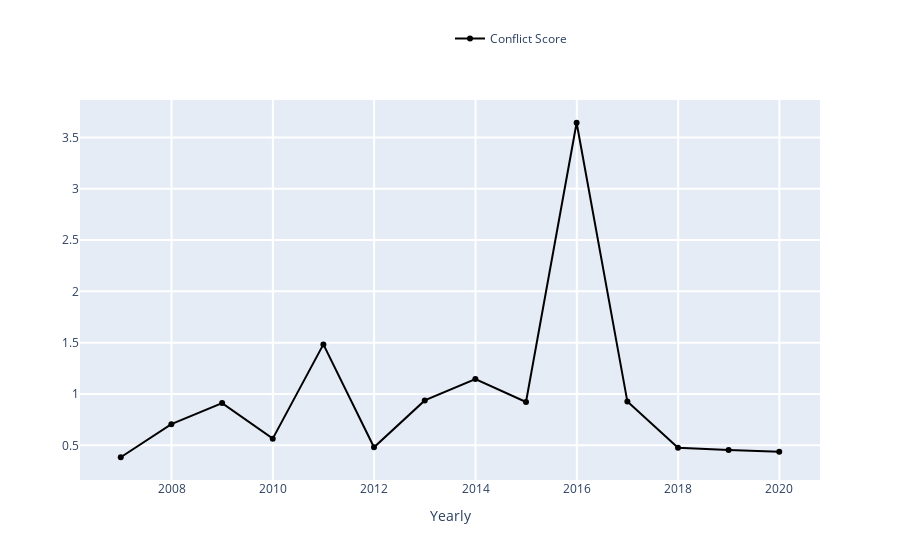

The cell this chart's notebook holds for it:
### Markdown cell above
### <span style="color:green"> TRY YOURSELF! THIS IS WHAT WILL HAPPEN WHEN YOU CLICK 'Show Page Conflict' BUTTON </span>

### Code cell
### ----------------------------------------------------------------------------------- ###
### TRY YOURSELF! THIS IS WHAT WILL HAPPEN WHEN YOU CLICK 'Show Page Conflict' BUTTON   ###
### ----------------------------------------------------------------------------------- ###

## This is the page you used ##
print('The page that is being used:', the_page['title'])

## Continue to use our data from A.2; calculate the Conflict Score definded as above ##
conflict_sc = total_actions.conflict.sum() / total_actions.elegibles.sum()
print('Page conflict score is:', conflict_sc)

## visualization, core visual code lies in ConflictsListener, then the interact function    ##
## make it interactive, mode details see:                                                   ##
## https://github.com/gesiscss/wikiwho_demo/blob/master/visualization/conflicts_listener.py ##

# First check whether the page conflict score is zero
if conflict_sc != 0:
    # Define a ConflictsListener instance
    conflicts_listener = ConflictsListener(total_actions)

    # Set parameters
    begin_date = date(2005, 3, 1)
    end_date = date(2019, 6, 1)
    frequency = 'Yearly' # 'Monthly'
    
    # The metrics we need:
    # ['Total', 'Total_surv_48h', 'Total_persistent', 'Total_stopword_count',
    #  'Total Elegible Actions', 'Number of Conflicts', 'Number of Revisions',
    #  'Conflict Score', 'Absolute Conflict Score', 'Conflict Ratio', ('None')]
    # Note: only 'red_line' has 'None' option.
    black_line = 'Conflict Score'
    red_line = 'None'
    
    conflicts_listener.listen(
        _range = (begin_date, end_date),
        granularity = frequency,
        black = black_line,
        red = red_line
    )

### Figure 1 — Plotly figure (JSON) as saved in the notebook; plotly's stock layout.template omitted (floating-point values rounded to 4 significant figures)
{"data": [{"marker": {"color": "rgba(0, 0, 0, 1)"}, "name": "Conflict Score", "type": "scatter", "x": ["2006-12-31T00:00:00", "2007-12-31T00:00:00", "2008-12-31T00:00:00", "2009-12-31T00:00:00", "2010-12-31T00:00:00", "2011-12-31T00:00:00", "2012-12-31T00:00:00", "2013-12-31T00:00:00", "2014-12-31T00:00:00", "2015-12-31T00:00:00", "2016-12-31T00:00:00", "2017-12-31T00:00:00", "2018-12-31T00:00:00", "2019-12-31T00:00:00"], "y": [0.3841, 0.7062, 0.9121, 0.5655, 1.483, 0.481, 0.938, 1.147, 0.9223, 3.643, 0.9267, 0.4768, 0.4554, 0.4381]}], "layout": {"barmode": "group", "hovermode": "closest", "legend": {"x": 0.5, "y": 1.2}, "showlegend": true, "xaxis": {"gridwidth": 2, "ticklen": 5, "title": {"text": "Yearly"}, "zeroline": true}, "yaxis": {"gridwidth": 2, "ticklen": 5}}}
